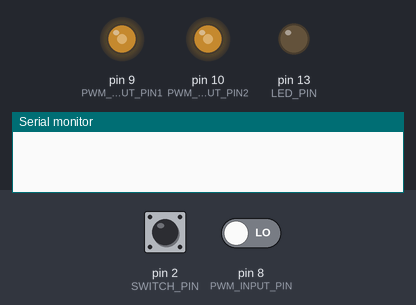
A sketch run on a simulated Arduino Uno, built with avr-gcc and run on an emulated ATmega328P. Parts: output pins drawn as LEDs (lit = HIGH), the last lines printed to the serial monitor. Dashed ring = blinking. Inputs (shaded band) come from the test bench; at power-on: pin 2 (SWITCH_PIN) LOW, pin 8 (PWM_INPUT_PIN) LOW.

Above: at 0.5 s.
0.9 s: pin 2 (SWITCH_PIN) pulled HIGH for 0.15 s
At 1.4 s:
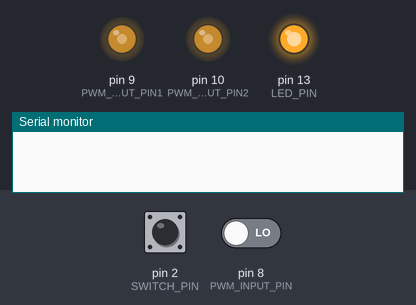
3.9 s: pin 2 (SWITCH_PIN) pulled HIGH for 1 s
6.4 s: pin 2 (SWITCH_PIN) pulled HIGH for 3.2 s
At 7.7 s:
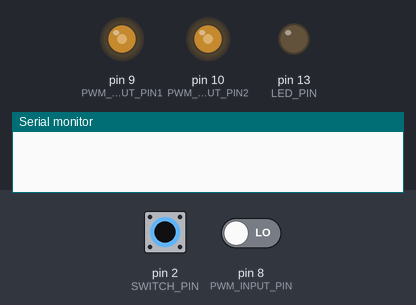
11.1 s: pin 8 (PWM_INPUT_PIN) driven HIGH
At 11.56 s:
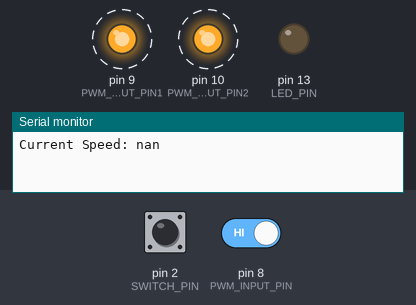
Timing chart, 0 to 16.6 s (numbered marks = the images above; inputs shaded):
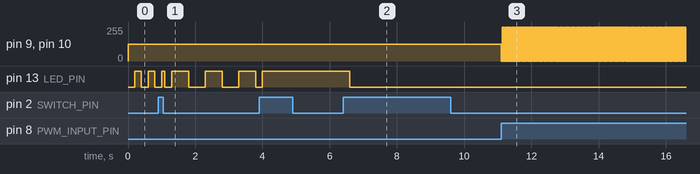

Measured:
- after the input at 6.4 s, pin 13 (LED_PIN): HIGH → LOW after 0.20 s
- after the input at 11.1 s, pin 9 (PWM_OUTPUT_PIN1), pin 10 (PWM_OUTPUT_PIN2): alternates 255/255 for 0.02 s and 0/255 for 0.02 s, starting at once

The sketch:

PWM_SPLITTER_WITHCALIBRATIONINPUTOUTPUT.ino
```cpp
#include <Arduino.h>
#include <math.h>

// ---------------------------------------------------------------------------
// Pin Definitions
// ---------------------------------------------------------------------------
#define SWITCH_PIN      2   // PD2 (Digital Pin 2) for the calibration button
#define PWM_INPUT_PIN   8   // PB0 (Digital Pin 8) for input frequency measurement
#define PWM_OUTPUT_PIN1 9   // PB1 (Digital Pin 9, OC1A) for output PWM
#define PWM_OUTPUT_PIN2 10  // PB2 (Digital Pin 10, OC1B) for output PWM
#define LED_PIN         LED_BUILTIN  // On most boards, this is pin 13

// ---------------------------------------------------------------------------
// Configuration
// ---------------------------------------------------------------------------
#define MAX_SPEED         200.0  // Max speed after quadratic calc
#define MAX_FREQUENCY     200.0  // Max frequency for PWM output
#define CALIBRATION_STEPS 3
#define DEBOUNCE_DELAY    100    // ms

// ---------------------------------------------------------------------------
// Global Variables
// ---------------------------------------------------------------------------

// Frequency Measurement
volatile float measuredFrequency = 0.0;
volatile bool  frequencyUpdated  = false;
volatile unsigned long lastPulseTime = 0;
volatile bool lastState = LOW;

// Calibration
int   calibrationStep = 0;
float calibrationFrequencies[CALIBRATION_STEPS] = {0};
const float knownSpeeds[CALIBRATION_STEPS]      = {40.0, 60.0, 110.0};

// Quadratic Coefficients
float coeffA = 0, coeffB = 0, coeffC = 0;

// ---------------------------------------------------------------------------
// Function Declarations
// ---------------------------------------------------------------------------
void handleCalibration();
void updateCalibrationLED(int step);
void calculateCoefficients();
float calculateCurrentSpeed(float frequency);
void updatePWM(float speed);

// ---------------------------------------------------------------------------
// Setup
// ---------------------------------------------------------------------------
void setup() {
  Serial.begin(9600);

  // 1) Pin Setup
  pinMode(SWITCH_PIN, INPUT);         // Calibration Button (assumed pull-down or external resistor)
  pinMode(PWM_INPUT_PIN, INPUT);      // Frequency input on pin 8
  pinMode(PWM_OUTPUT_PIN1, OUTPUT);   // PWM output pin 9 (OC1A)
  pinMode(PWM_OUTPUT_PIN2, OUTPUT);   // PWM output pin 10 (OC1B)
  pinMode(LED_PIN, OUTPUT);           // LED for calibration feedback

  // 2) Enable Pin-Change Interrupt on pin 8 (PB0 => PCINT0)
  PCICR  |= (1 << PCIE0);    // Enable Pin Change Interrupts for PCINT[7:0]
  PCMSK0 |= (1 << PCINT0);   // Enable interrupt for PCINT0 (PB0)
  // => Triggers ISR(PCINT0_vect) on ANY change of pin 8

  // 3) Configure Timer1 for Dual PWM (Mode 14: Fast PWM w/ ICR1 as TOP)
  TCCR1A = 0;
  TCCR1B = 0;

  // Fast PWM, mode 14: WGM13=1, WGM12=1, WGM11=1, WGM10=0
  // Non-inverting outputs on OC1A/OC1B: COM1A1=1, COM1B1=1
  TCCR1A |= (1 << COM1A1) | (1 << COM1B1) | (1 << WGM11);
  TCCR1B |= (1 << WGM13)  | (1 << WGM12);

  // Prescaler = 8 => Timer clock = 16 MHz / 8 = 2 MHz
  TCCR1B |= (1 << CS11);

  // Initial PWM frequency ~100 Hz (just a placeholder)
  ICR1  = 20000 - 1;          // ~100 Hz
  OCR1A = ICR1 / 2;           // 50% duty
  OCR1B = ICR1 / 2;           // 50% duty

  // 4) Collect Calibration Data via Button Presses
  //    - Wait here until all 3 calibration steps are complete.
  while (calibrationStep < CALIBRATION_STEPS) {
    handleCalibration();
    updateCalibrationLED(calibrationStep);
  }

  // Turn off LED after the last press
  updateCalibrationLED(calibrationStep);

  // 5) Compute the Quadratic Coefficients from the calibration data
  calculateCoefficients();
}

// ---------------------------------------------------------------------------
// Main Loop
// ---------------------------------------------------------------------------
void loop() {
  // After calibration, simply measure frequency, compute speed, print & update PWM
  if (frequencyUpdated) {
    noInterrupts();
    float currentFreq = measuredFrequency;
    frequencyUpdated  = false;
    interrupts();

    // Use the quadratic fit to calculate speed from frequency
    float speed = calculateCurrentSpeed(currentFreq);

    // Print the computed speed to Serial
    Serial.print("Current Speed: ");
    Serial.println(speed);

    // Update Timer1 PWM frequency based on the speed
    updatePWM(speed);
  }
}

// ===========================================================================
// Pin Change Interrupt ISR for PB0 (Digital Pin 8)
// ===========================================================================
ISR(PCINT0_vect) {
  bool currentState = (PINB & (1 << PB0)) != 0; // Read PB0 directly
  unsigned long now = micros();

  // Detect rising edge
  if (currentState && !lastState) {
    unsigned long elapsed = now - lastPulseTime;
    lastPulseTime = now;

    if (elapsed > 0) {
      measuredFrequency = 1e6 / (float)elapsed;  // freq = 1 / period, in Hz
      frequencyUpdated  = true;
    }
  }
  lastState = currentState;
}

// ---------------------------------------------------------------------------
// (A) Calibration Step: Read Button, Store Frequency
// ---------------------------------------------------------------------------
void handleCalibration() {
  static uint32_t lastDebounce    = 0;
  static bool     buttonState     = LOW;
  static bool     lastButtonState = LOW;

  bool reading = digitalRead(SWITCH_PIN);

  // Debounce logic
  if (reading != lastButtonState) {
    lastDebounce = millis();
  }

  if ((millis() - lastDebounce) > DEBOUNCE_DELAY && (reading != buttonState)) {
    buttonState = reading;
    // Button is considered pressed if HIGH
    if (buttonState == HIGH) {
      // Store the currently measured frequency in the calibration array
      calibrationFrequencies[calibrationStep] = measuredFrequency;

      // Quick LED flash to acknowledge the press
      digitalWrite(LED_PIN, HIGH);
      delay(100);
      digitalWrite(LED_PIN, LOW);

      // Move to next calibration step
      calibrationStep++;
    }
  }
  lastButtonState = reading;
}

// ---------------------------------------------------------------------------
// (B) LED Behavior for Each Calibration Step
// ---------------------------------------------------------------------------
void updateCalibrationLED(int step) {
  /*
    step == 0 => fast blink (200ms period)
    step == 1 => medium blink (500ms period)
    step == 2 => always ON
    step >= 3 => OFF
  */
  if (step >= 3) {
    digitalWrite(LED_PIN, LOW);
    return;
  }

  if (step == 2) {
    // Solid ON
    digitalWrite(LED_PIN, HIGH);
    return;
  }

  // Blink for step=0 or step=1
  static unsigned long lastBlink   = 0;
  static bool          ledState    = false;
  unsigned long        currentTime = millis();

  unsigned long blinkPeriod = (step == 0) ? 200 : 500;

  if (currentTime - lastBlink >= blinkPeriod) {
    lastBlink = currentTime;
    ledState = !ledState;
    digitalWrite(LED_PIN, ledState);
  }
}

// ---------------------------------------------------------------------------
// (C) Calculate Quadratic Coefficients for Speed(Frequency)
// ---------------------------------------------------------------------------
//
// We'll assume that the user has pressed the button 3 times at 3 known speeds
// (knownSpeeds[]), capturing the measured frequency each time (calibrationFrequencies[]).
// We solve for A, B, C in:
//     Frequency = A*Speed^2 + B*Speed + C
//
// Then, in runtime, we invert that relationship to get Speed = f(Frequency)
// using the quadratic formula.
void calculateCoefficients() {
  // For convenience: x = knownSpeeds[i], y = calibrationFrequencies[i]
  float x1 = knownSpeeds[0], y1 = calibrationFrequencies[0];
  float x2 = knownSpeeds[1], y2 = calibrationFrequencies[1];
  float x3 = knownSpeeds[2], y3 = calibrationFrequencies[2];

  // We'll do a standard 3-point parabola fit: y = A*x^2 + B*x + C
  // See: https://math.stackexchange.com/questions/356258/
  float denom = (x1 - x2) * (x1 - x3) * (x2 - x3);
  if (fabs(denom) < 1e-12) {
    // Degenerate case: not enough distinct points, etc.
    // Just default to something safe
    coeffA = 0;
    coeffB = 0;
    coeffC = 0;
    return;
  }

  // Solve for A, B, C
  coeffA = ( x3 * (y2 - y1)
           + x2 * (y1 - y3)
           + x1 * (y3 - y2) ) / denom;

  coeffB = ( x3*x3 * (y1 - y2)
           + x1*x1 * (y2 - y3)
           + x2*x2 * (y3 - y1) ) / denom;

  coeffC = ( x2*x3*(x2 - x3)*y1
           + x3*x1*(x3 - x1)*y2
           + x1*x2*(x1 - x2)*y3 ) / denom;
}

// ---------------------------------------------------------------------------
// (D) Compute Speed from Measured Frequency via Quadratic Inversion
// ---------------------------------------------------------------------------
//
//   freq = A*speed^2 + B*speed + C
// => 0 = A*speed^2 + B*speed + (C - freq)
// Solve for speed using the quadratic formula. Return the positive root.
float calculateCurrentSpeed(float frequency) {
  // freq = A*s^2 + B*s + C
  // => A*s^2 + B*s + (C - freq) = 0
  float a = coeffA;
  float b = coeffB;
  float c = coeffC - frequency;

  float discriminant = b*b - 4*a*c;
  if (discriminant < 0) {
    return 0;
  }

  float sqrt_d = sqrt(discriminant);
  float speed1 = (-b + sqrt_d) / (2*a);
  float speed2 = (-b - sqrt_d) / (2*a);

  // Take the positive solution. Then cap at MAX_SPEED
  float candidate = (speed1 > 0) ? speed1 : speed2;
  if (candidate < 0) candidate = 0;

  // Constrain final speed
  if (candidate > MAX_SPEED) candidate = MAX_SPEED;
  return candidate;
}

// ---------------------------------------------------------------------------
// (E) Update the PWM Frequency on Pins 9 & 10 Based on Speed
// ---------------------------------------------------------------------------
//
// We'll map "speed" to a final PWM frequency (capped by MAX_FREQUENCY).
// For example, if speed is 0..200, we might just use the same numeric range
// for output frequency in Hz, or adapt as needed.
// This example directly treats "speed" as "output frequency" up to 200 Hz.
void updatePWM(float speed) {
  // Constrain the frequency for Timer1
  float frequencyHz = speed;  // simplest direct mapping: speed -> freq
  if (frequencyHz > MAX_FREQUENCY) {
    frequencyHz = MAX_FREQUENCY;
  }

  // If frequency is too low => turn off
  if (frequencyHz < 1.0) {
    OCR1A = 0;
    OCR1B = 0;
    return;
  }

  // frequency = F_CPU / (prescaler * (1 + ICR1))
  // => ICR1 = (F_CPU / (prescaler*frequency)) - 1
  // With prescaler=8 => Timer clock = 2 MHz
  // => ICR1 = (2,000,000 / frequencyHz) - 1
  uint32_t topValue = (uint32_t)(2000000UL / frequencyHz) - 1;

  // Bound topValue within 16-bit range
  if (topValue < 1)      topValue = 1;
  if (topValue > 65535)  topValue = 65535;

  uint16_t dutyValue = topValue / 2;  // 50% duty cycle

  noInterrupts();
  ICR1  = (uint16_t)topValue;
  OCR1A = dutyValue;
  OCR1B = dutyValue;
  interrupts();
}
```
